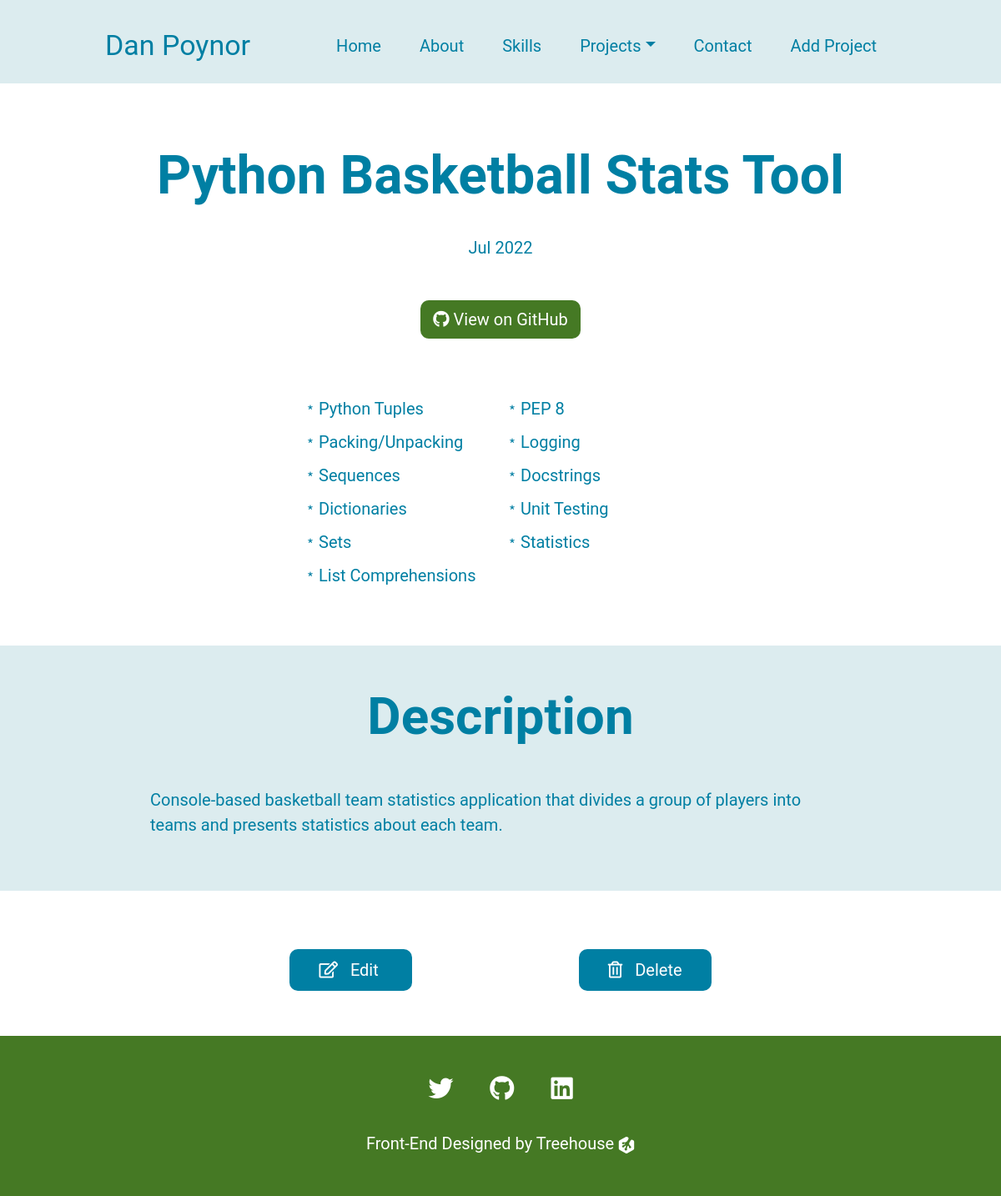
The app's page /projects/2 with its own data.
### models.py (models this page shows, shortened)
class Project(db.Model):
    id = db.Column(db.Integer, primary_key=True, unique=True)
    title = db.Column(db.String(100), nullable=False, unique=True)
    date_created = db.Column(db.DateTime, nullable=False,
                             default=datetime.now)
    description = db.Column(db.String(500), nullable=False)
    skills_practiced = db.Column(db.String(100), nullable=False)
    github_link = db.Column(db.String(100), nullable=False)

### app.py (the view)
@app.route('/projects/<int:project_id>')
def project(project_id: int):
    selected_project = Project.query.get_or_404(project_id)
    return render_template("project.html", project=selected_project)

### app.py (called while the page is built)
@app.context_processor
def inject_projects() -> Dict[str, Project]:
    return dict(projects=Project.query.order_by(Project.date_created.asc()).all())

### templates/project.html (shortened to what this page needs)
{% extends "layout.html" %}
{% block content %}
<section class="header">
  <h1>{{ project.title }}</h1>
  <p>{{ project.date_created.strftime("%b %Y") }}</p>
  <a href="{{ project.github_link }}" class="github-btn">
    <i class="fab fa-github"></i>
    View on GitHub
  </a>
  <ul class="project-skills">
    {% for skill in project.skills_practiced.split('|') %}
    <li>{{ skill }}</li>
    {% endfor %}
  </ul>
</section>
<section id="project-desc">
  <h2>Description</h2>
  <p>{{ project.description }}</p>
</section>
<section id="edit-delete">
  <a href="{{ url_for('edit_project', project_id=project.id) }}">
    <i class="fas fa-edit"></i>
    Edit
  </a>
  <a href="{{ url_for('delete_project', project_id=project.id) }}" onclick="return confirm('Are you sure you want to delete this project?')">
    <i class="far fa-trash-alt"></i>
    Delete
  </a>
</section>
{% endblock %}

### static/css/styles.css (style rules this page uses)
:root { --primary-text: #007FA3; --secondary-text: #ab6c82; --primary: #457924; --secondary: #dcecef; --accent: #007FA3; --white: #fff; }
* { font-family: 'Roboto', Arial, Helvetica, sans-serif; color: var(--primary-text); }
p, li, a { font-size: 20px; }
h2 { font-size: 30px; font-weight: bold; }
body { overflow-x: hidden; }
.header { margin-left: 5%; margin-right: 5%; margin-top: 5rem; text-align: center; }
.header h1 { font-size: 32px; font-weight: bold; }
.header p { font-size: 20px; color: var(--primary-text); }
.header .github-btn { display: inline-block; margin-top: 2rem; margin-bottom: 4rem; }
.header .project-skills { list-style: none; text-align: left; margin: auto; line-height: 40px; max-width: 250px; margin-bottom: 4rem; }
.header .project-skills li { position: relative; }
.header .project-skills li::before { content: '\FE61'; position: absolute; left: -20px; }
.github-btn { border-radius: 10px; background-color: var(--primary); padding: 8px 15px; color: var(--white); text-decoration: none; }
.github-btn i { color: var(--white); }
#project-desc { background-color: var(--secondary); position: relative; text-align: center; padding-right: 5%; padding-left: 5%; }
#project-desc h2 { padding-top: 3rem; margin-bottom: 3rem; }
#project-desc p { text-align: left; padding-bottom: 4rem; }
#edit-delete { padding-top: 4rem; padding-bottom: 4rem; text-align: center; }
#edit-delete a { background-color: var(--accent); border-radius: 10px; color: var(--white); padding: 13px 35px; text-decoration: none; }
#edit-delete a:first-of-type { margin-right: 20px; }
#edit-delete a i { color: var(--white); margin-right: 10px; font-weight: normal; }
@media (min-width: 992px) { h2 { font-size: 62px; } }
@media (min-width: 992px) { .header h1 { font-size: 64px; margin-bottom: 2rem; } }
@media (min-width: 992px) { #project-desc { padding-right: 15%; padding-left: 15%; } }
@media (min-width: 1200px) { .header .project-skills { -webkit-column-count: 2; -moz-column-count: 2; column-count: 2; max-width: 500px; } }
@media (min-width: 1200px) { #edit-delete a:first-of-type { margin-right: 200px; } }
body { background: linear-gradient( var(--secondary), var(--secondary) 100px, #fff 100px ); }

### records on screen
Project: title "Python Basketball Stats Tool", date_created "Jul 2022", description "Console-based basketball team statistics application that divides a group of players into teams and presents statistics about each team."

### other values on screen
{{ skill }} "Python Tuples" "Packing/Unpacking" "Sequences" "Dictionaries" "Sets" "List Comprehensions" "PEP 8" "Logging" "Docstrings" "Unit Testing" "Statistics"
